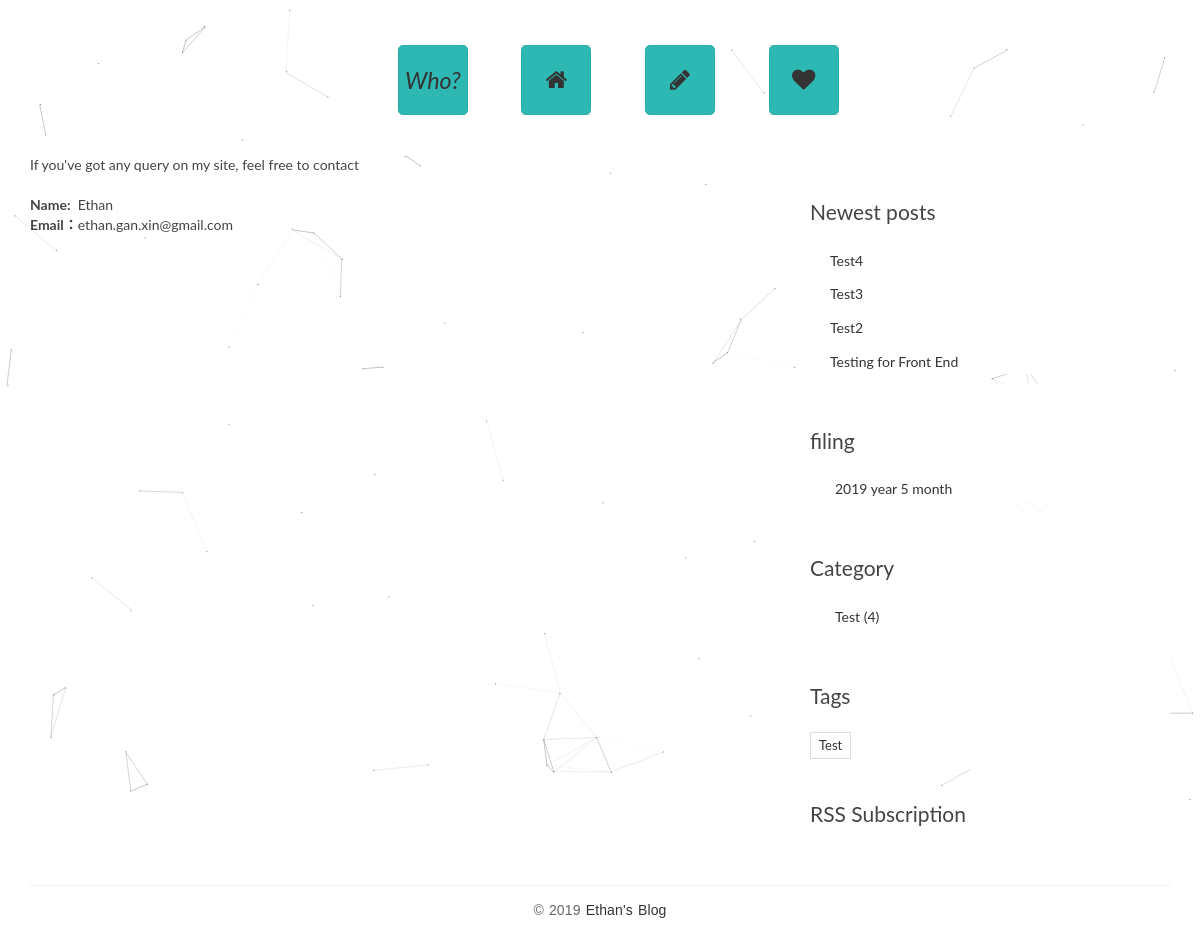
The app's page /contact with its own data.
### blog/models.py (models this page shows, shortened)
class Post(models.Model):
    title = models.CharField(max_length=70)
    views = models.PositiveIntegerField(default=0)
    body = models.TextField()
    excerpt = models.CharField(max_length=200, blank=True)
    created_time = models.DateTimeField()
    modified_time = models.DateTimeField()
    category = models.ForeignKey(Category,on_delete=models.CASCADE)
    tags = models.ManyToManyField(Tag, blank=True)
    author = models.ForeignKey(User,on_delete=models.CASCADE)
    def get_absolute_url(self):
        return reverse('blog:detail', kwargs={'pk': self.pk})
    class Meta:
        ordering=['-created_time','title']

class Category(models.Model):
    name = models.CharField(max_length=100)

class Tag(models.Model):
    name = models.CharField(max_length=100)

### blog/views.py (the view)
# urls.py: url(r'^contact', views.ContactView.as_view(), name='contact'),
class ContactView(View):
    def get(self, request):
        return render(request, 'blog/contact.html', {})

### blog/templatetags/blog_tags.py (called while the page is built)
@register.simple_tag
def get_recent_posts(num=5):
    return Post.objects.all().order_by('-created_time')[:num]

@register.simple_tag
def archives():
    return Post.objects.dates('created_time', 'month', order='DESC')

@register.simple_tag
def get_categories():
    return Category.objects.annotate(num_posts=Count('post')).filter(num_posts__gt=0)

@register.simple_tag
def get_tags():
    return Tag.objects.annotate(num_posts=Count('post')).filter(num_posts__gt=0)

### templates/blog/contact.html
{% extends 'base.html' %}
{% block main %}
    <table>
        <tbody>
            <tr style="font-size: 10px;">If you've got any query on my site, feel free to contact</tr><br>
            <tr><td><strong>Name:</strong></td> <td>Ethan</td></tr><br>
            <tr><td><strong>Email：</strong></td> <td>ethan.gan.xin@gmail.com</td></tr>
        </tbody>
    </table>
{% endblock main %}

### templates/base.html (shortened to what this page needs)
{% load staticfiles %}
{% load blog_tags %}
<!DOCTYPE html>
<html>
<head>
    <link rel="stylesheet" href="http://code.ionicframework.com/ionicons/2.0.1/css/ionicons.min.css">
    <link rel="stylesheet" href="{% static 'blog/css/bootstrap.min.css' %}">
    <link rel="stylesheet" href="{% static 'blog/css/pace.css' %}">
    <link rel="stylesheet" href="{% static 'blog/css/custom.css' %}">
    <link rel="stylesheet" href="{% static 'blog/css/highlights/colorful.css' %}">
    <link rel="stylesheet" href="{% static 'blog/css/style.css' %}" media="screen" type="text/css" />
    <link rel="stylesheet" href="http://netdna.bootstrapcdn.com/font-awesome/4.0.3/css/font-awesome.min.css"  type="text/css" />
</head>
<body onload="init()">
<div class="container">
      <div class="container_m">
          <ul class="navigation_m">
            <li>
                <a href="{% url 'blog:index' %}">
                    <i>Who?</i>
                </a>
            </li>
            <li>
                <a href="{% url 'blog:index' %}" class="to top">
                  <i class="fa fa-home"></i>
                </a>
            </li>
            <li>
                <a href="{% url 'blog:index' %}" class="to left">
                  <i class="fa fa-pencil"></i>
                </a>
            </li>
            <li>
                <a href="{% url 'blog:contact' %}" class="to right">
                  <i class="fa fa-heart"></i>
                </a>
            </li>
          </ul>
        </div>
</div>
<div class="content-body">
    <div class="container">
        <div class="row">
            <main class="col-md-8">
                {% block main %}
                {% endblock main %}
            </main>
            <aside class="col-md-4">
                <div class="widget widget-recent-posts">
                  <h3 class="widget-title">Newest posts</h3>
                  {% get_recent_posts as recent_post_list %}
                  <ul>
                    {% for post in recent_post_list %}
                    <li>
                      <a href="{{ post.get_absolute_url }}">{{ post.title }}</a>
                    </li>
                    {% empty %}
                    No Post So Far！
                    {% endfor %}
                  </ul>
                </div>
                <div class="widget widget-archives">
                  <h3 class="widget-title">filing</h3>
                  {% archives as date_list %}
                  <ul>
                    {% for date in date_list %}
                    <li>
                      <a href="{% url 'blog:archives' date.year date.month %}">{{ date.year }} year {{ date.month }} month</a>
                    </li>
                    {% empty %}
                    No Filing！
                    {% endfor %}
                  </ul>
                </div>
                <div class="widget widget-category">
                  <h3 class="widget-title">Category</h3>
                  {% get_categories as category_list %}
                  <ul>
                    {% for category in category_list %}
                    <li>
                      <a href="{% url 'blog:category' category.pk %}">{{ category.name }} <span class="post-count">({{ category.num_posts }})</span></a>
                    </li>
                    {% empty %}
                    No Classification
                    {% endfor %}
                  </ul>
                </div>
                <div class="widget widget-tag-cloud">
                  <h3 class="widget-title">Tags</h3>
                  {% get_tags as tag_list %}
                  <ul>
                    {% for tag in tag_list %}
                    <li>
                      <a href="{% url 'blog:tag' tag.pk %}">{{ tag.name }}</a>
                    </li>
                    {% empty %}
                    No Tag！
                    {% endfor %}
                  </ul>
                </div>
                <div class="rss">
                  <a href="{% url 'rss' %}"> RSS Subscription</a>
                </div>
            </aside>
        </div>
    </div>
</div>
<footer id="site-footer">
    <div class="container">
        <div class="row">
            <div class="col-md-12">
                <p class="copyright">&copy 2019 <a>Ethan's Blog</a>
                </p>
            </div>
        </div>
    </div>
</footer>
</body>
</html>

### blog/static/blog/css/custom.css (style rules this page uses)
* { outline: none; }
h1, h2, h3, h4, h5, h6 { margin-top: 0; }
a { color: #333; }
body { color: #444; font-family: 'Lato', sans-serif; }
p { font-family: 'Ubuntu', sans-serif; font-weight: 400; word-spacing: 1px; letter-spacing: 0.01em; }
.content-body { padding-bottom: 4em; }
.widget { background: #fff; padding: 30px 0 0; }
.widget-title { font-size: 1.5em; margin-bottom: 20px; line-height: 1.6; padding: 10px 0 0; font-weight: 400; }
.widget-recent-posts ul { padding: 0; margin: 0; padding-left: 20px; }
.widget-recent-posts ul li { list-style-type: none; position: relative; line-height: 170%; margin-bottom: 10px; }
.widget-recent-posts ul li::before { content: '\f3d3'; font-family: "Ionicons"; position: absolute; left: -17px; top: 3px; font-size: 16px; color: #000; }
.widget-archives ul { padding: 0; margin: 0; padding-left: 25px; }
.widget-archives ul li { list-style-type: none; position: relative; line-height: 170%; margin-bottom: 10px; }
.widget-archives ul li::before { content: '\f3f3'; font-family: "Ionicons"; position: absolute; left: -25px; top: 1px; font-size: 16px; color: #000; }
.widget-category ul { padding: 0; margin: 0; padding-left: 25px; }
.widget-category ul li { list-style-type: none; position: relative; line-height: 170%; margin-bottom: 10px; }
.widget-category ul li::before { content: '\f3fe'; font-family: "Ionicons"; position: absolute; left: -25px; top: 1px; font-size: 18px; color: #000; }
.widget-tag-cloud ul { padding: 0; margin: 0; margin-right: -10px; }
.widget-tag-cloud ul li { list-style-type: none; font-size: 13px; display: inline-block; margin-right: 10px; margin-bottom: 10px; padding: 3px 8px; border: 1px solid #ddd; }
.rss { font-size: 21px; margin-top: 30px; }
.rss a { color: #444; }
#site-footer { padding-top: 10px; padding: 0 0 1.5em 0; }
.copyright { text-align: center; padding-top: 1em; margin: 0; border-top: 1px solid #eee; color: #666; }

### blog/static/blog/css/style.css (style rules this page uses)
.container_m { position: relative; display: inline-block; min-height:1px; padding-right:15px; padding-left:15px; width: 100%; text-align: center; }
.navigation_m:after { content: ''; display: inline-block; clear: both; }
.navigation_m li { list-style: none; display: inline-block; margin: 1em; }
.navigation_m li a { display: inline-block; width: 5em; height: 5em; border-radius: 0.33333333em; line-height: 5em; position: relative; text-align: center; background-color: #2eb8b3; border: 0.08333333em solid #2baca7; overflow: hidden; z-index: 1; }
.navigation_m li a i { display: inline-block; position: absolute; font-size: 1.66666667em; top: 50%; left: 50%; -webkit-transform: translate(-50%, -50%); -webkit-transition: all 0.5s ease; }
.navigation_m li { list-style: none; display: inline-block; margin: 20px; padding: 5px 5px; position: relative; }

### records on screen
Post: title "Test4"
Post: title "Test3"
Post: title "Test2"
Post: title "Testing for Front End"
Category: name "Test", num_posts "4"
Tag: name "Test"

### other values on screen
{{ date.year }} "2019"
{{ date.month }} "5"
